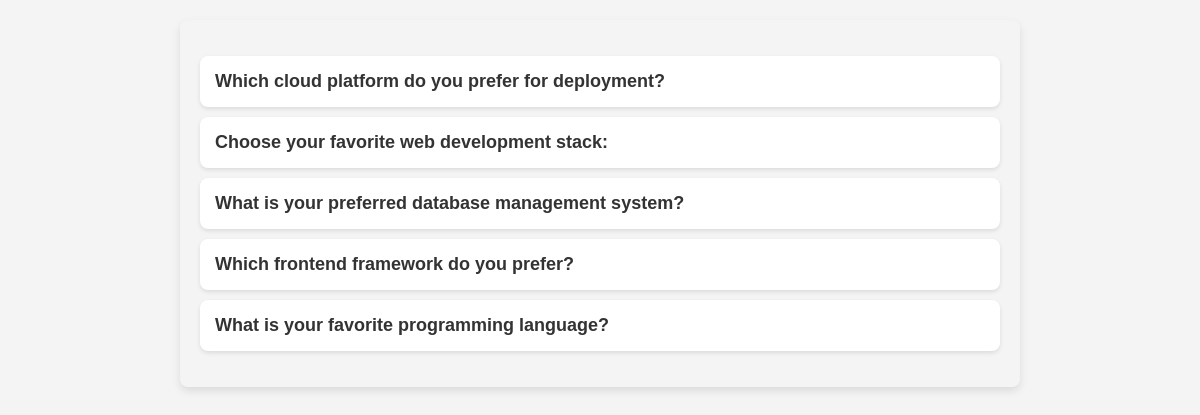
The page / on the database its author committed.
### polls/models.py (models this page shows, shortened)
class Question(models.Model):
    question_text = models.CharField(max_length=200)
    pub_date = models.DateTimeField("date published")

### polls/views.py (the view)
# urls.py: path("", views.IndexView.as_view(), name="index"),
class IndexView(generic.ListView):
    template_name = "polls/index.html"
    context_object_name = "latest_question_list"
    def get_queryset(self):
        return Question.objects.order_by("-pub_date")[:5]

### templates/polls/index.html (shortened to what this page needs)
<!DOCTYPE html>
<html lang="en">
<head>
    {% load static %}
    <link rel="stylesheet" href="{% static 'polls/style_index.css' %} ">
</head>
<body>
    <div class="container">
        {% if latest_question_list %}
            <ul>
                {% for question in latest_question_list %}
                    <li>
                        <a href="{% url 'polls:detail' question.id %}">{{ question.question_text }}</a>
                    </li>
                {% endfor %}
            </ul>
        {% else %}
            <p>No polls are available.</p>
        {% endif %}
    </div>
</body>
</html>

### polls/static/polls/style_index.css (style rules this page uses)
body { font-family: 'Arial', sans-serif; background-color: #f4f4f4; color: #000000; margin: 0; padding: 0; overflow: hidden; }
ul { list-style-type: none; padding: 0; perspective: 800px; }
li { background-color: #fff; margin: 10px 0; padding: 15px; border-radius: 8px; box-shadow: 0 2px 4px rgba(0, 0, 0, 0.1); transition: background-color 0.3s ease, transform 0.5s ease; transform-style: preserve-3d; transform-origin: center; }
a { color: #333; text-decoration: none; font-weight: bold; font-size: 18px; }
.container { max-width: 800px; margin: 20px auto; padding: 20px; background-color: #f4f4f4; border-radius: 8px; box-shadow: 0 4px 8px rgba(0, 0, 0, 0.1); }

### rows shown on the page
Question: question_text "Which cloud platform do you prefer for deployment?"
Question: question_text "Choose your favorite web development stack:"
Question: question_text "What is your preferred database management system?"
Question: question_text "Which frontend framework do you prefer?"
Question: question_text "What is your favorite programming language?"
